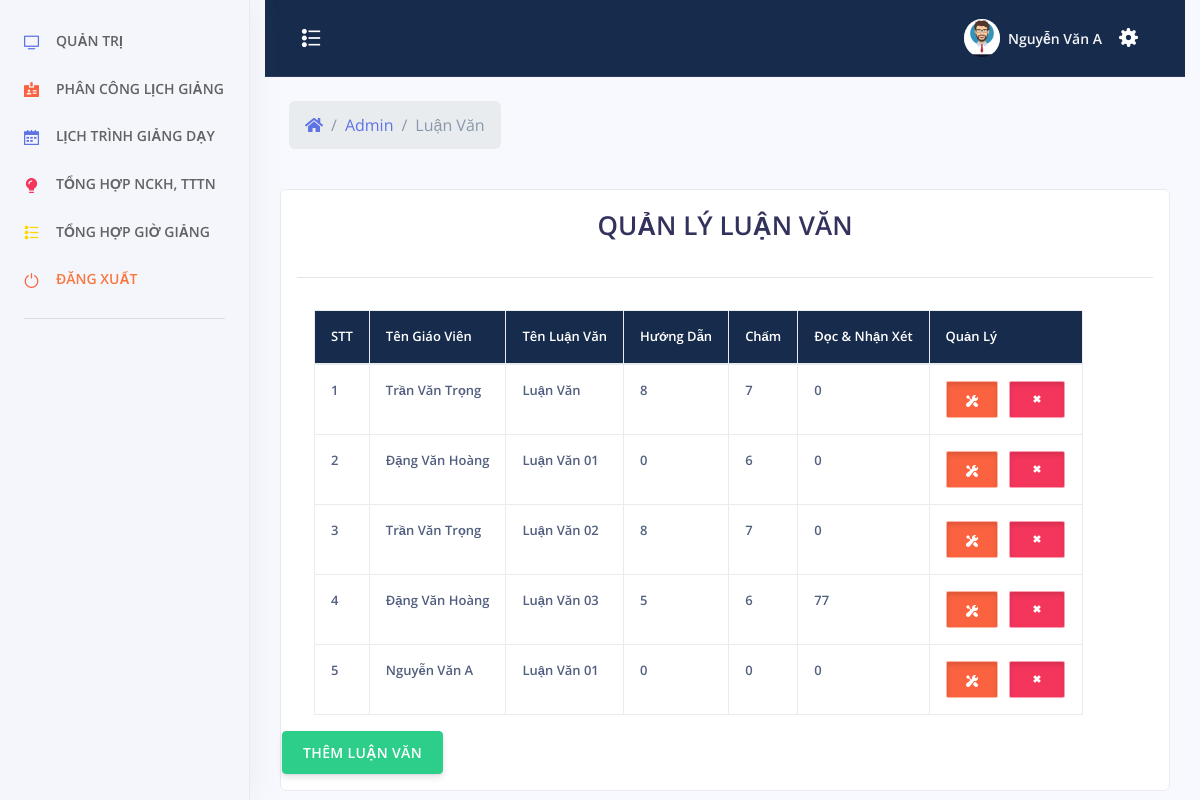
Screenshot of /admin/index.php?menu=luanvan (signed in) with the database file from the repository.
### tables this page shows
CREATE TABLE `luan_van` (
  `id` int(11) NOT NULL,
  `id_giaovien` int(11) NOT NULL,
  `ten` varchar(500) NOT NULL,
  `huong_dan` int(11) NOT NULL,
  `cham` int(11) NOT NULL,
  `doc` int(11) NOT NULL
);

CREATE TABLE `tai_khoan` (
  `id_tai_khoan` int(11) NOT NULL,
  `ten_tai_khoan` varchar(30) NOT NULL,
  `mat_khau` varchar(100) NOT NULL,
  `nhom_tai_khoan` tinyint(2) NOT NULL,
  `ten_sinh_vien` varchar(100) NOT NULL,
  `sdt` varchar(20) NOT NULL,
  `ngay_sinh` varchar(50) NOT NULL,
  `ngay_tao` datetime NOT NULL
);

### admin/luan-van.php (the view, shortened to what this page needs)
<?php
	include_once('../config/config.php');
	include_once('../header.php');
 ?>
<?php
		if($_SESSION["taikhoan"] == NULL){ ?>
			<script>
				window.location.href="../tai-khoan/dang-nhap.php";
			</script>
		<?php }else {?>
			<div class="row align-items-center py-4">
            <div class="col-lg-6 col-7">
              <nav aria-label="breadcrumb" class="d-none d-md-inline-block ml-md-4">
                <ol class="breadcrumb breadcrumb-links breadcrumb-dark">
                  <li class="breadcrumb-item"><a href="#"><i class="fas fa-home"></i></a></li>
                  <li class="breadcrumb-item"><a href="index.php">Admin</a></li>
                  <li class="breadcrumb-item active" aria-current="page">Luận Văn</li>
                </ol>
              </nav>
            </div>
          </div>
    <div style="color:#FFF" class="col-xs-12 col-sm-12 col-md-12 col-lg-12 adminhihi">
		<div class="list-group-item">
		<?php
			$sql = "SELECT * FROM `luan_van`";
			$qr = mysqli_query($conn, $sql);
		 ?>
			<div class="caption">
			<h1 style="text-align: center">QUẢN LÝ LUẬN VĂN</h1>
			</div>
			<hr>
			<div class="row">
				<table class="table table-bordered table-responsive">
					<tr class="chimuc">
						<th>STT</th>
						<th>Tên Giáo Viên</th>
						<th>Tên Luận Văn</th>
						<th>Hướng Dẫn</th>
						<th>Chấm</th>
						<th>Đọc & Nhận Xét</th>
						<th>Quản Lý</th>
					</tr>
					<tbody>
						<?php $stt =1; ?>
					<?php while($row = mysqli_fetch_assoc($qr)){ ?>
						<tr>
							<td><?php echo $stt; $stt += 1; ?></td>
							<td><?php
								$idgv = $row["id_giaovien"];
								$sqlgv = "SELECT `ten_sinh_vien` FROM `tai_khoan` WHERE `id_tai_khoan` = '$idgv'";
								$qrgv = mysqli_query($conn, $sqlgv);
								$rowgv = mysqli_fetch_assoc($qrgv);
								echo $rowgv["ten_sinh_vien"];
							?>
							</td>
							<td><?php echo $row["ten"]?></td>
							<td><?php echo $row["huong_dan"]?></td>
							<td><?php echo $row["cham"]?></td>
							<td><?php echo $row["doc"]?></td>
							<td align="center">
                                <button type="button" id="sua" class="btn btn-warning btn-xs button-sua" title="Sửa"
                                tens="<?php echo $row["ten"]?>"
                                idgvs="<?php echo $row["id_giaovien"]?>"
                                idsua="<?php echo $row["id"]?>" ><span class="glyphicon glyphicon-edit"></span>
								<span class="btn-inner--icon"><i class="ni ni-settings"></i></span>
							</button>
  								<button type="button" id="xoa" xoa="<?php echo $row["id"]?>" class="btn btn-danger btn-xs button-sua" title="Xóa"><span class="glyphicon glyphicon-trash"></span>
								  <span class="btn-inner--icon"><i class="ni ni-fat-remove"></i></span>
							</button>
							</td>
						</tr>
						<?php } ?>
					</tbody>
				</table>
<br>
<center>
	<button type="button" class="btn btn-success"  data-toggle="modal" data-target="#themadmin">THÊM LUẬN VĂN</button>
</center>
			</div>
		</div>
    </div>
	<?php } ?>
</div>
 <?php
	include_once('../footer.php');
 ?>

### assets/css/style.css (style rules this page uses)
i.ni.ni-fat-remove { font-size: 16px; }
span.btn-inner--icon { font-size: 12px; }
button.button-sua { width: auto; height: auto; text-align: center; padding: 7px 19px; border-radius: 2px; box-shadow: inset 0 3px 5px rgba(0, 0, 0, .125); border: 1px solid #ffffff85; }
table.table.table-bordered { border: none; }
table.table.table-bordered.table-responsive { margin-left: 32px; }
tr.chimuc { background-color: #172b4d; }
tr.chimuc th { color: white; }
.table td, .table th { font-size: .8125rem; white-space: nowrap; font-weight: 600!important; }

### rows the page displays
luan_van: tai_khoan.ten_sinh_vien "Trần Văn Trọng", ten "Luận Văn", huong_dan "8", cham "7", doc "0"
luan_van: tai_khoan.ten_sinh_vien "Đặng Văn Hoàng", ten "Luận Văn 01", huong_dan "0", cham "6", doc "0"
luan_van: tai_khoan.ten_sinh_vien "Trần Văn Trọng", ten "Luận Văn 02", huong_dan "8", cham "7", doc "0"
luan_van: tai_khoan.ten_sinh_vien "Đặng Văn Hoàng", ten "Luận Văn 03", huong_dan "5", cham "6", doc "77"
luan_van: tai_khoan.ten_sinh_vien "Nguyễn Văn A", ten "Luận Văn 01", huong_dan "0", cham "0", doc "0"

### other values shown
$_SESSION["tensv"] "Nguyễn Văn A"
